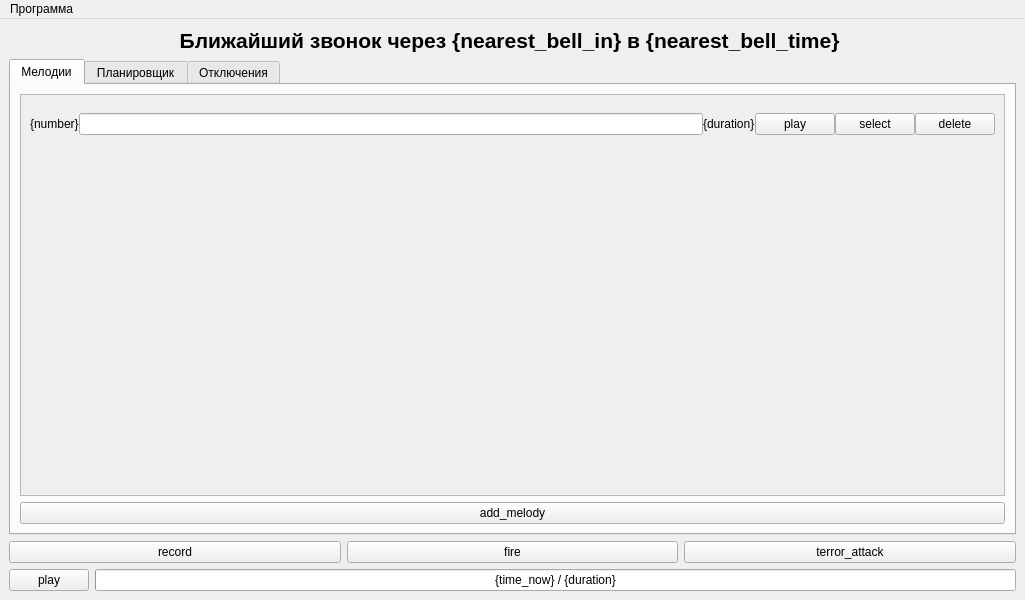
<?xml version="1.0" encoding="UTF-8"?>
<ui version="4.0">
 <class>MainWindow</class>
 <widget class="QMainWindow" name="MainWindow">
  <property name="geometry">
   <rect>
    <x>0</x>
    <y>0</y>
    <width>1025</width>
    <height>600</height>
   </rect>
  </property>
  <property name="windowTitle">
   <string>MainWindow</string>
  </property>
  <widget class="QWidget" name="centralwidget">
   <property name="sizePolicy">
    <sizepolicy hsizetype="Preferred" vsizetype="Preferred">
     <horstretch>0</horstretch>
     <verstretch>0</verstretch>
    </sizepolicy>
   </property>
   <layout class="QVBoxLayout" name="verticalLayout_2">
    <item>
     <layout class="QVBoxLayout" name="verticalLayoutMain">
      <item>
       <widget class="QLabel" name="labelNearestBell">
        <property name="font">
         <font>
          <family>Segoe UI</family>
          <pointsize>16</pointsize>
          <bold>true</bold>
          <stylestrategy>PreferDefault</stylestrategy>
          <kerning>true</kerning>
         </font>
        </property>
        <property name="cursor">
         <cursorShape>ArrowCursor</cursorShape>
        </property>
        <property name="text">
         <string>Ближайший звонок через {nearest_bell_in} в {nearest_bell_time} </string>
        </property>
        <property name="alignment">
         <set>Qt::AlignCenter</set>
        </property>
        <property name="wordWrap">
         <bool>false</bool>
        </property>
       </widget>
      </item>
      <item>
       <widget class="QTabWidget" name="tabsWidget">
        <property name="currentIndex">
         <number>0</number>
        </property>
        <widget class="QWidget" name="tabMelodies">
         <attribute name="title">
          <string>Мелодии</string>
         </attribute>
         <layout class="QVBoxLayout" name="verticalLayout_3">
          <item>
           <layout class="QVBoxLayout" name="verticalLayoutMelodies">
            <property name="spacing">
             <number>0</number>
            </property>
            <item>
             <widget class="QScrollArea" name="scrollAreaMelodies">
              <property name="acceptDrops">
               <bool>false</bool>
              </property>
              <property name="layoutDirection">
               <enum>Qt::LeftToRight</enum>
              </property>
              <property name="autoFillBackground">
               <bool>false</bool>
              </property>
              <property name="frameShape">
               <enum>QFrame::StyledPanel</enum>
              </property>
              <property name="frameShadow">
               <enum>QFrame::Sunken</enum>
              </property>
              <property name="lineWidth">
               <number>1</number>
              </property>
              <property name="verticalScrollBarPolicy">
               <enum>Qt::ScrollBarAsNeeded</enum>
              </property>
              <property name="sizeAdjustPolicy">
               <enum>QAbstractScrollArea::AdjustIgnored</enum>
              </property>
              <property name="widgetResizable">
               <bool>true</bool>
              </property>
              <property name="alignment">
               <set>Qt::AlignLeading|Qt::AlignLeft|Qt::AlignTop</set>
              </property>
              <widget class="QWidget" name="scrollAreaWidgetContentsMelodies">
               <property name="geometry">
                <rect>
                 <x>0</x>
                 <y>0</y>
                 <width>977</width>
                 <height>58</height>
                </rect>
               </property>
               <property name="maximumSize">
                <size>
                 <width>16777215</width>
                 <height>58</height>
                </size>
               </property>
               <layout class="QVBoxLayout" name="verticalLayout">
                <property name="leftMargin">
                 <number>9</number>
                </property>
                <property name="topMargin">
                 <number>9</number>
                </property>
                <property name="rightMargin">
                 <number>9</number>
                </property>
                <property name="bottomMargin">
                 <number>9</number>
                </property>
                <item>
                 <widget class="QWidget" name="widgetMelodyElement" native="true">
                  <property name="enabled">
                   <bool>true</bool>
                  </property>
                  <property name="maximumSize">
                   <size>
                    <width>16777215</width>
                    <height>30</height>
                   </size>
                  </property>
                  <layout class="QHBoxLayout" name="horizontalLayout_2">
                   <property name="spacing">
                    <number>0</number>
                   </property>
                   <property name="leftMargin">
                    <number>0</number>
                   </property>
                   <property name="topMargin">
                    <number>0</number>
                   </property>
                   <property name="rightMargin">
                    <number>0</number>
                   </property>
                   <property name="bottomMargin">
                    <number>0</number>
                   </property>
                   <item>
                    <layout class="QHBoxLayout" name="horizontalLayoutMelodyElement">
                     <property name="leftMargin">
                      <number>0</number>
                     </property>
                     <property name="topMargin">
                      <number>0</number>
                     </property>
                     <property name="rightMargin">
                      <number>0</number>
                     </property>
                     <property name="bottomMargin">
                      <number>0</number>
                     </property>
                     <item>
                      <widget class="QLabel" name="labelMelodyElementNumber">
                       <property name="font">
                        <font>
                         <pointsize>9</pointsize>
                         <bold>false</bold>
                        </font>
                       </property>
                       <property name="text">
                        <string>{number}</string>
                       </property>
                      </widget>
                     </item>
                     <item>
                      <widget class="QLineEdit" name="lineEditMelodyElementName"/>
                     </item>
                     <item>
                      <widget class="QLabel" name="labelMelodyElementDuration">
                       <property name="text">
                        <string>{duration}</string>
                       </property>
                      </widget>
                     </item>
                     <item>
                      <widget class="QPushButton" name="pushButtonMelodyElementPlay">
                       <property name="text">
                        <string>play</string>
                       </property>
                      </widget>
                     </item>
                     <item>
                      <widget class="QPushButton" name="pushButtonMelodyElementSelect">
                       <property name="text">
                        <string>select</string>
                       </property>
                      </widget>
                     </item>
                     <item>
                      <widget class="QPushButton" name="pushButtonMelodyElementDelete">
                       <property name="text">
                        <string>delete</string>
                       </property>
                      </widget>
                     </item>
                    </layout>
                   </item>
                  </layout>
                 </widget>
                </item>
               </layout>
              </widget>
             </widget>
            </item>
           </layout>
          </item>
          <item>
           <widget class="QPushButton" name="pushButtonAddMelody">
            <property name="text">
             <string>add_melody</string>
            </property>
           </widget>
          </item>
         </layout>
        </widget>
        <widget class="QWidget" name="tabScheduler">
         <attribute name="title">
          <string>Планировщик</string>
         </attribute>
         <layout class="QHBoxLayout" name="horizontalLayout">
          <item>
           <layout class="QHBoxLayout" name="horizontalLayoutSchedulerTab">
            <item>
             <widget class="QGroupBox" name="groupBoxNewBell">
              <property name="title">
               <string>Новый звонок</string>
              </property>
              <layout class="QGridLayout" name="gridLayoutNewBell">
               <item row="1" column="1">
                <layout class="QHBoxLayout" name="horizontalLayoutNewBellDays">
                 <item>
                  <widget class="QCheckBox" name="checkBoxNewBellDay1">
                   <property name="text">
                    <string/>
                   </property>
                  </widget>
                 </item>
                 <item>
                  <widget class="QCheckBox" name="checkBoxNewBellDay2">
                   <property name="text">
                    <string/>
                   </property>
                  </widget>
                 </item>
                 <item>
                  <widget class="QCheckBox" name="checkBoxNewBellDay3">
                   <property name="text">
                    <string/>
                   </property>
                  </widget>
                 </item>
                 <item>
                  <widget class="QCheckBox" name="checkBoxNewBellDay4">
                   <property name="text">
                    <string/>
                   </property>
                  </widget>
                 </item>
                 <item>
                  <widget class="QCheckBox" name="checkBoxNewBellDay5">
                   <property name="text">
                    <string/>
                   </property>
                  </widget>
                 </item>
                 <item>
                  <widget class="QCheckBox" name="checkBoxNewBellDay6">
                   <property name="text">
                    <string/>
                   </property>
                  </widget>
                 </item>
                 <item>
                  <widget class="QCheckBox" name="checkBoxNewBellDay7">
                   <property name="text">
                    <string/>
                   </property>
                  </widget>
                 </item>
                </layout>
               </item>
               <item row="1" column="0">
                <widget class="QLabel" name="labelNewBellDays">
                 <property name="text">
                  <string>Дни недели (ПН, ВТ, ..., ВС)</string>
                 </property>
                </widget>
               </item>
               <item row="0" column="0">
                <widget class="QLabel" name="labelNewBellTime">
                 <property name="text">
                  <string>Время звонка</string>
                 </property>
                </widget>
               </item>
               <item row="0" column="1">
                <widget class="QTimeEdit" name="timeEditNewBellTime"/>
               </item>
               <item row="2" column="0" colspan="2">
                <widget class="QGroupBox" name="groupBoxNewBellMelody">
                 <property name="title">
                  <string>Выбор мелодии</string>
                 </property>
                 <layout class="QVBoxLayout" name="verticalLayout_4">
                  <item>
                   <widget class="QScrollArea" name="scrollArea">
                    <property name="widgetResizable">
                     <bool>true</bool>
                    </property>
                    <widget class="QWidget" name="scrollAreaWidgetContents">
                     <property name="geometry">
                      <rect>
                       <x>0</x>
                       <y>0</y>
                       <width>261</width>
                       <height>43</height>
                      </rect>
                     </property>
                     <property name="maximumSize">
                      <size>
                       <width>16777215</width>
                       <height>43</height>
                      </size>
                     </property>
                     <layout class="QVBoxLayout" name="verticalLayout_5">
                      <property name="leftMargin">
                       <number>9</number>
                      </property>
                      <property name="topMargin">
                       <number>9</number>
                      </property>
                      <property name="rightMargin">
                       <number>9</number>
                      </property>
                      <property name="bottomMargin">
                       <number>9</number>
                      </property>
                      <item>
                       <layout class="QHBoxLayout" name="horizontalLayoutNewBellSelectMelodyElement">
                        <item>
                         <widget class="QRadioButton" name="radioButtonNewBellSelectMelodyElement">
                          <property name="text">
                           <string>{number}</string>
                          </property>
                         </widget>
                        </item>
                        <item>
                         <widget class="QLineEdit" name="lineEditNewBellSelectMelodyElement"/>
                        </item>
                       </layout>
                      </item>
                     </layout>
                    </widget>
                   </widget>
                  </item>
                 </layout>
                </widget>
               </item>
              </layout>
             </widget>
            </item>
            <item>
             <widget class="QGroupBox" name="groupBoxScheduler">
              <property name="title">
               <string>Расписание</string>
              </property>
              <property name="alignment">
               <set>Qt::AlignLeading|Qt::AlignLeft|Qt::AlignTop</set>
              </property>
              <property name="flat">
               <bool>false</bool>
              </property>
              <property name="checkable">
               <bool>false</bool>
              </property>
              <layout class="QVBoxLayout" name="verticalLayout_6">
               <property name="spacing">
                <number>0</number>
               </property>
               <item>
                <widget class="QScrollArea" name="scrollArea_2">
                 <property name="widgetResizable">
                  <bool>true</bool>
                 </property>
                 <widget class="QWidget" name="scrollAreaWidgetContents_2">
                  <property name="geometry">
                   <rect>
                    <x>0</x>
                    <y>0</y>
                    <width>648</width>
                    <height>64</height>
                   </rect>
                  </property>
                  <property name="maximumSize">
                   <size>
                    <width>16777215</width>
                    <height>64</height>
                   </size>
                  </property>
                  <layout class="QVBoxLayout" name="verticalLayout_7">
                   <item>
                    <widget class="QWidget" name="widgetGridScheduler" native="true">
                     <property name="maximumSize">
                      <size>
                       <width>16777215</width>
                       <height>16777215</height>
                      </size>
                     </property>
                     <layout class="QGridLayout" name="gridLayout">
                      <property name="leftMargin">
                       <number>0</number>
                      </property>
                      <property name="topMargin">
                       <number>0</number>
                      </property>
                      <property name="rightMargin">
                       <number>0</number>
                      </property>
                      <property name="bottomMargin">
                       <number>0</number>
                      </property>
                      <item row="0" column="8">
                       <widget class="QLabel" name="labelSchedulerSaturday">
                        <property name="text">
                         <string>СБ</string>
                        </property>
                       </widget>
                      </item>
                      <item row="0" column="0">
                       <widget class="QLabel" name="labelSchedulerEnable">
                        <property name="text">
                         <string>Включить</string>
                        </property>
                       </widget>
                      </item>
                      <item row="0" column="2">
                       <widget class="QLabel" name="labelSchedulerTime">
                        <property name="text">
                         <string>Время</string>
                        </property>
                       </widget>
                      </item>
                      <item row="1" column="0">
                       <widget class="QPushButton" name="pushButtonSchedulerElemPlay">
                        <property name="text">
                         <string>play</string>
                        </property>
                       </widget>
                      </item>
                      <item row="0" column="4">
                       <widget class="QLabel" name="labelSchedulerTuesday">
                        <property name="text">
                         <string>ВТ</string>
                        </property>
                       </widget>
                      </item>
                      <item row="0" column="3">
                       <widget class="QLabel" name="labelSchedulerMonday">
                        <property name="text">
                         <string>ПН</string>
                        </property>
                       </widget>
                      </item>
                      <item row="0" column="7">
                       <widget class="QLabel" name="labelSchedulerFriday">
                        <property name="text">
                         <string>ПТ</string>
                        </property>
                       </widget>
                      </item>
                      <item row="0" column="6">
                       <widget class="QLabel" name="labelSchedulerThursday">
                        <property name="text">
                         <string>ЧТ</string>
                        </property>
                       </widget>
                      </item>
                      <item row="1" column="10">
                       <widget class="QPushButton" name="pushButtonSchedulerElemDelete">
                        <property name="text">
                         <string>delete</string>
                        </property>
                       </widget>
                      </item>
                      <item row="1" column="2">
                       <widget class="QTimeEdit" name="timeEditSchedulerElemTime">
                        <property name="displayFormat">
                         <string>HH:mm:ss</string>
                        </property>
                       </widget>
                      </item>
                      <item row="0" column="1">
                       <widget class="QLabel" name="labelSchedulerMelody">
                        <property name="text">
                         <string>Мелодия</string>
                        </property>
                       </widget>
                      </item>
                      <item row="1" column="1">
                       <widget class="QLineEdit" name="lineEditSchedulerElemMelody"/>
                      </item>
                      <item row="0" column="5">
                       <widget class="QLabel" name="labelSchedulerWednesday">
                        <property name="text">
                         <string>СР</string>
                        </property>
                       </widget>
                      </item>
                      <item row="0" column="10">
                       <widget class="QLabel" name="labelSchedulerDelete">
                        <property name="text">
                         <string>Удалить</string>
                        </property>
                       </widget>
                      </item>
                      <item row="0" column="9">
                       <widget class="QLabel" name="labelSchedulerSunday">
                        <property name="text">
                         <string>ВС</string>
                        </property>
                       </widget>
                      </item>
                      <item row="1" column="3">
                       <widget class="QCheckBox" name="checkBoxSchedulerElemMonday">
                        <property name="text">
                         <string/>
                        </property>
                        <property name="tristate">
                         <bool>false</bool>
                        </property>
                       </widget>
                      </item>
                      <item row="1" column="4">
                       <widget class="QCheckBox" name="checkBoxSchedulerElemTuesday">
                        <property name="text">
                         <string/>
                        </property>
                       </widget>
                      </item>
                      <item row="1" column="5">
                       <widget class="QCheckBox" name="checkBoxSchedulerElemWednesday">
                        <property name="text">
                         <string/>
                        </property>
                       </widget>
                      </item>
                      <item row="1" column="6">
                       <widget class="QCheckBox" name="checkBoxSchedulerElemThursday">
                        <property name="text">
                         <string/>
                        </property>
                       </widget>
                      </item>
                      <item row="1" column="7">
                       <widget class="QCheckBox" name="checkBoxSchedulerElemFriday">
                        <property name="text">
                         <string/>
                        </property>
                       </widget>
                      </item>
                      <item row="1" column="8">
                       <widget class="QCheckBox" name="checkBoxSchedulerElemSaturday">
                        <property name="text">
                         <string/>
                        </property>
                       </widget>
                      </item>
                      <item row="1" column="9">
                       <widget class="QCheckBox" name="checkBoxSchedulerElemSunday">
                        <property name="text">
                         <string/>
                        </property>
                       </widget>
                      </item>
                     </layout>
                    </widget>
                   </item>
                  </layout>
                 </widget>
                </widget>
               </item>
              </layout>
             </widget>
            </item>
           </layout>
          </item>
         </layout>
        </widget>
        <widget class="QWidget" name="tabDisables">
         <attribute name="title">
          <string>Отключения</string>
         </attribute>
        </widget>
       </widget>
      </item>
      <item>
       <layout class="QHBoxLayout" name="horizontalLayoutFastActions">
        <item>
         <widget class="QPushButton" name="pushButtonRecord">
          <property name="text">
           <string>record</string>
          </property>
         </widget>
        </item>
        <item>
         <widget class="QPushButton" name="pushButtonFireAlert">
          <property name="text">
           <string>fire</string>
          </property>
         </widget>
        </item>
        <item>
         <widget class="QPushButton" name="pushButtonTerrorAttack">
          <property name="minimumSize">
           <size>
            <width>0</width>
            <height>0</height>
           </size>
          </property>
          <property name="text">
           <string>terror_attack</string>
          </property>
         </widget>
        </item>
       </layout>
      </item>
      <item>
       <layout class="QHBoxLayout" name="horizontalLayoutAudioPlayer">
        <item>
         <widget class="QPushButton" name="pushButtonMainAudioPlayerPlay">
          <property name="text">
           <string>play</string>
          </property>
         </widget>
        </item>
        <item>
         <widget class="QProgressBar" name="progressBarMainAudioPlayer">
          <property name="value">
           <number>0</number>
          </property>
          <property name="alignment">
           <set>Qt::AlignCenter</set>
          </property>
          <property name="textVisible">
           <bool>true</bool>
          </property>
          <property name="orientation">
           <enum>Qt::Horizontal</enum>
          </property>
          <property name="invertedAppearance">
           <bool>false</bool>
          </property>
          <property name="textDirection">
           <enum>QProgressBar::TopToBottom</enum>
          </property>
          <property name="format">
           <string>{time_now} / {duration}</string>
          </property>
         </widget>
        </item>
       </layout>
      </item>
     </layout>
    </item>
   </layout>
  </widget>
  <widget class="QMenuBar" name="menubar">
   <property name="geometry">
    <rect>
     <x>0</x>
     <y>0</y>
     <width>1025</width>
     <height>22</height>
    </rect>
   </property>
   <widget class="QMenu" name="menu_program">
    <property name="title">
     <string>Программа</string>
    </property>
    <addaction name="action_menu_program_settings"/>
    <addaction name="action_menu_program_about"/>
    <addaction name="action_menu_program_open_folder"/>
   </widget>
   <addaction name="menu_program"/>
  </widget>
  <action name="action_menu_program_settings">
   <property name="text">
    <string>Настройки</string>
   </property>
  </action>
  <action name="action_menu_program_about">
   <property name="text">
    <string>О программе</string>
   </property>
  </action>
  <action name="action_menu_program_open_folder">
   <property name="text">
    <string>Открыть папку программы</string>
   </property>
  </action>
 </widget>
 <resources/>
 <connections/>
</ui>
